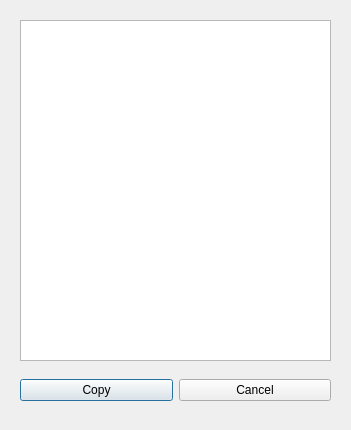
<?xml version="1.0" encoding="UTF-8"?>
<ui version="4.0">
 <class>copy_Dialog</class>
 <widget class="QDialog" name="copy_Dialog">
  <property name="geometry">
   <rect>
    <x>0</x>
    <y>0</y>
    <width>351</width>
    <height>430</height>
   </rect>
  </property>
  <property name="windowTitle">
   <string>Dialog</string>
  </property>
  <widget class="QListWidget" name="copyUnitsListWidget">
   <property name="geometry">
    <rect>
     <x>20</x>
     <y>20</y>
     <width>311</width>
     <height>341</height>
    </rect>
   </property>
   <property name="font">
    <font>
     <pointsize>12</pointsize>
    </font>
   </property>
  </widget>
  <widget class="QWidget" name="horizontalLayoutWidget">
   <property name="geometry">
    <rect>
     <x>20</x>
     <y>370</y>
     <width>311</width>
     <height>41</height>
    </rect>
   </property>
   <layout class="QHBoxLayout" name="horizontalLayout">
    <item>
     <widget class="QPushButton" name="copyButton">
      <property name="text">
       <string>Copy</string>
      </property>
     </widget>
    </item>
    <item>
     <widget class="QPushButton" name="cancelButton">
      <property name="text">
       <string>Cancel</string>
      </property>
     </widget>
    </item>
   </layout>
  </widget>
 </widget>
 <resources/>
 <connections/>
</ui>
